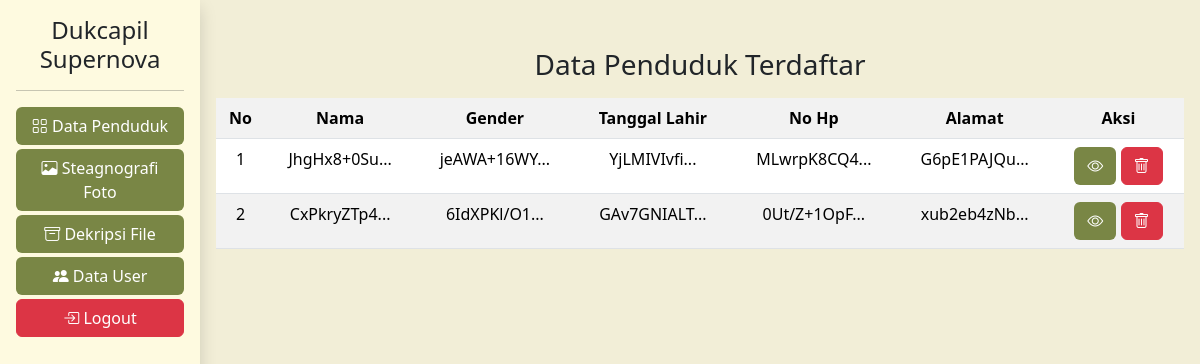
The page /admin_penduduk.php (signed in) on the database as committed earlier.
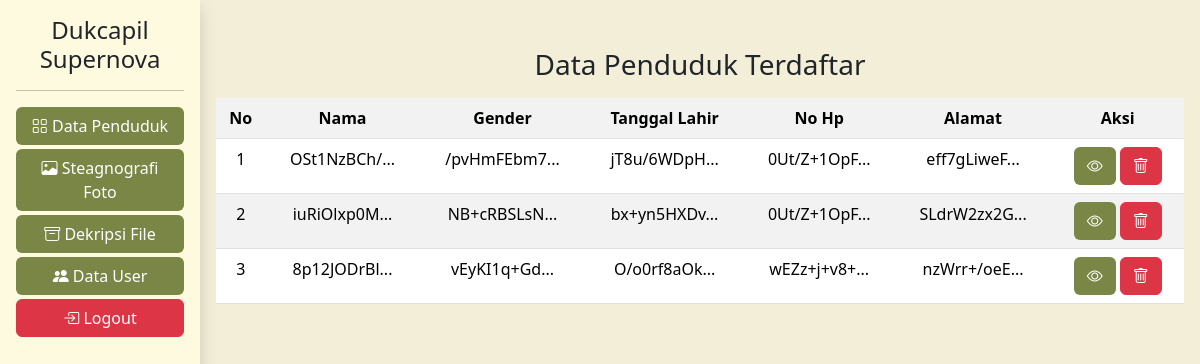
The same page on the database as committed later.
### tables this page shows
CREATE TABLE `data` (
  `id_data` int(11) NOT NULL,
  `nama` varchar(100) NOT NULL,
  `gender` varchar(25) NOT NULL,
  `tgl_lhr` varchar(25) NOT NULL,
  `noHp` varchar(25) NOT NULL,
  `alamat` text NOT NULL,
  `urlFoto` varchar(255) NOT NULL
);

### admin_penduduk.php (the view, shortened to what this page needs)
<?php
require 'logic/koneksi.php';
require 'logic/tampilan.php';
$sql = "SELECT * FROM data";
$hasil = $konek->query($sql);
?>
<!DOCTYPE html>
<html lang="en">
<head>
  <?php include 'component/head.php'; ?>
</head>
<body class="container-fluid">
  <div class="row">
    <?php require 'component/navbar_admin.php'; ?>
    <div class="col-10 p-3 bg-putih-secondary pt-5">
      <h3 class="text-center mb-3">Data Penduduk Terdaftar</h3>
      <table class="table table-striped">
        <tr class="text-center">
          <th>No</th>
          <th>Nama</th>
          <th>Gender</th>
          <th>Tanggal Lahir</th>
          <th>No Hp</th>
          <th>Alamat</th>
          <th>Aksi</th>
        </tr>
        <?php
        $i = 1;
        while ($data = $hasil->fetch_assoc()) : ?>
          <tr class="text-center">
            <td><?= $i++ ?></td>
            <td><?= potongString($data['nama'], 10) ?></td>
            <td><?= potongString($data['gender'], 10) ?></td>
            <td><?= potongString($data['tgl_lhr'], 10) ?></td>
            <td><?= potongString($data['noHp'], 10) ?></td>
            <td><?= potongString($data['alamat'], 10) ?></td>
            <td>
              <a href="admin_kartu.php?id=<?= $data['id_data'] ?>"><button type=" button" class="btn btn-ijo-primary text-white"><i class="bi bi-eye"></i></button></a>
              <a href="logic/hapus.php?id=<?= $data['id_data'] ?>&tabel=data"><button type="button" class="btn btn-danger"><i class="bi bi-trash"></i></button></a>
            </td>
          </tr>
        <?php endwhile; ?>
      </table>
    </div>
  </div>
</body>
</html>

### component/head.php (shortened to what this page needs)
<link rel="stylesheet" href="https://cdn.jsdelivr.net/npm/bootstrap-icons@1.11.3/font/bootstrap-icons.min.css">
<link href="https://cdn.jsdelivr.net/npm/bootstrap@5.3.3/dist/css/bootstrap.min.css" rel="stylesheet">

### component/navbar_admin.php
<nav class="col-2 p-3 bg-putih-primary w-100vh shadow stay">
  <h4 class="text-center">Dukcapil Supernova</h4>
  <hr>
  <div class="d-flex flex-column justify-content-center ">
    <div class="nav flex-column gap-1 text-start">
      <a href="admin_penduduk.php"><button class="btn btn-ijo-primary text-white w-100"><i class="bi bi-grid"></i> Data Penduduk</button></a>
      <a href="admin_foto.php"><button class="btn btn-ijo-primary text-white w-100"><i class="bi bi-image"></i> Steagnografi Foto</button></a>
      <a href="admin_file.php"><button class="btn btn-ijo-primary text-white w-100"><i class="bi bi-archive"></i> Dekripsi File</button></a>
      <a href="admin_user.php"><button class="btn btn-ijo-primary text-white w-100"><i class="bi bi-people-fill"></i></i> Data User</button></a>
      <a href="login.php"><button class="btn btn-danger w-100"><i class="bi bi-box-arrow-in-right"></i> Logout</button></a>
    </div>
  </div>
</nav>

### logic/tampilan.php
<?php
function potongString($teks, $batas)
{
  if (strlen($teks) > $batas) {
    $result = substr($teks, 0, $batas) . "...";
  } else {
    $result = $teks;
  }
  echo $result;
}

### component/head.php (style rules this page uses)
* { margin: 0; padding: 0; box-sizing: border-box; }
.bg-putih-primary { background: #FEFAE0; }
.bg-putih-secondary { background: #F2EED7; }
.btn-ijo-primary { background: #798645; color: #FEFAE0; }
.w-100vh { height: 100vh; }
.stay { position: sticky; top: 0; height: 100vh; overflow-y: auto; }

Rows that differ between the two databases and show on the page:
removed data: nama "JhgHx8+0Su... jeAWA+16WY... YjLMIVIvfi... MLwrpK8CQ4... G6pE1PAJQu..."
removed data: nama "CxPkryZTp4... 6IdXPKl/O1... GAv7GNIALT... 0Ut/Z+1OpF... xub2eb4zNb..."
added data: nama "OSt1NzBCh/... /pvHmFEbm7... jT8u/6WDpH... 0Ut/Z+1OpF... eff7gLiweF..."
added data: nama "iuRiOlxp0M... NB+cRBSLsN... bx+yn5HXDv... 0Ut/Z+1OpF... SLdrW2zx2G..."
added data: nama "8p12JODrBl... vEyKI1q+Gd... O/o0rf8aOk... wEZz+j+v8+... nzWrr+/oeE..."
